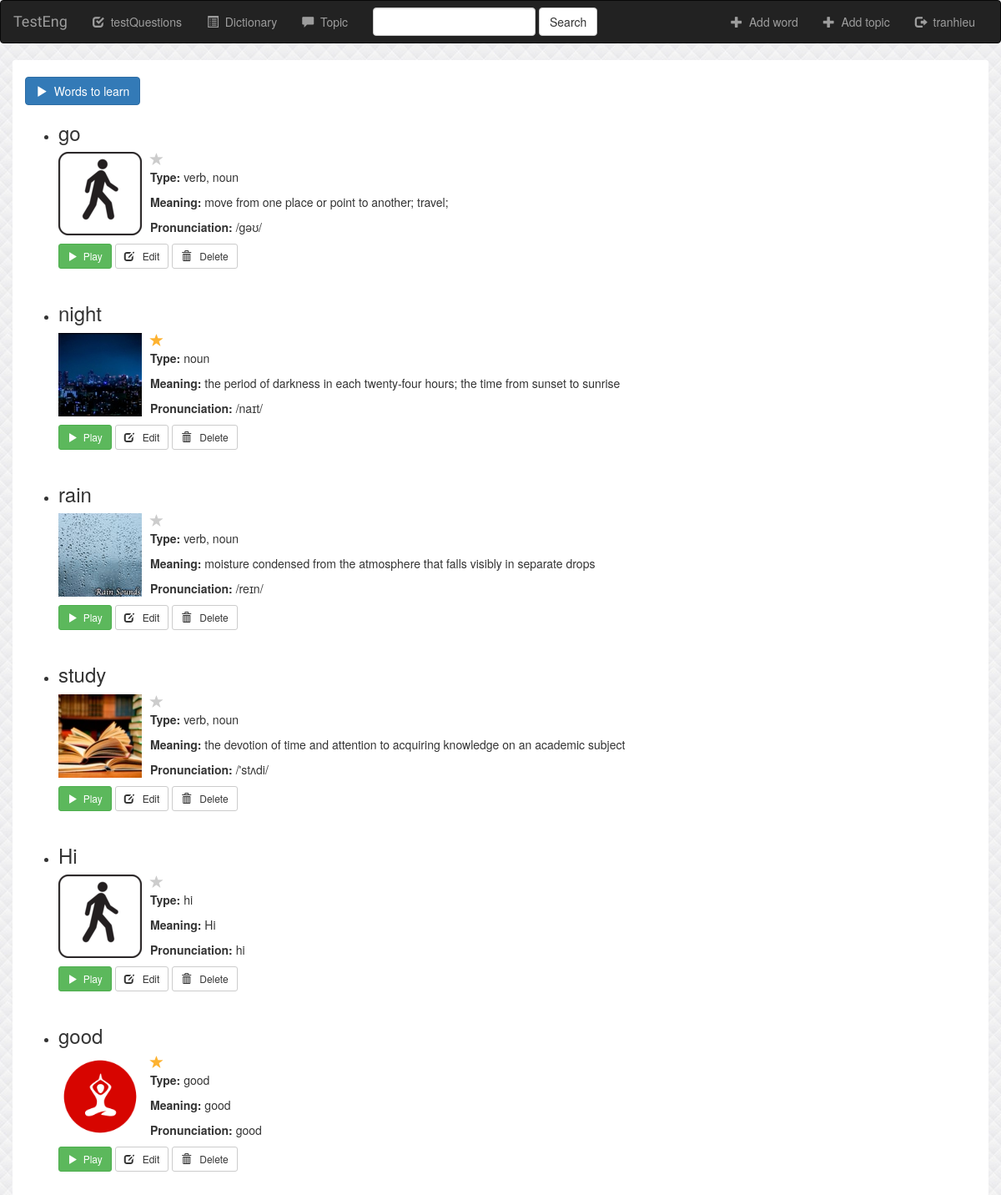
Page /testEng/dictionary/ (signed in) on the committed database.
### testEng/models.py (models this page shows, shortened)
class word(models.Model):
    user = models.ForeignKey(User, default=1)
    name = models.CharField(max_length = 1000)
    meaning = models.CharField(max_length = 1000)
    pronunc = models.CharField(max_length = 1000)
    image = models.FileField()
    audio = models.FileField(default='')
    type = models.CharField(max_length = 1000)
    tolearn = models.BooleanField(default=False)

### testEng/views.py (the view)
# urls.py: url(r'^dictionary/(?P<pk>[0-9]+)/updateword/$', views.WordUpdate.as_view(), name='word-update'),
def dictionary(request):
    if not request.user.is_authenticated():
        return render(request, 'testEng/login.html')
    else:
        all_words = word.objects.filter(user=request.user)
        return render(request, 'testEng/dictionary.html', {'all_words' : all_words, 'username' : request.user})

### testEng/templates/testEng/dictionary.html (shortened to what this page needs)
{% extends 'testEng/base.html' %}
{% block body %}
<div class="container">
<form action="{% url 'testEng:dictionaryTolearn' %}" method="post">
    <button type="submit" class="btn btn-primary">
        <span class="glyphicon glyphicon-play"></span>&nbsp; Words to learn
    </button>
</form>
<form action="#" method="#">
        <ul>
            {% for curWord in all_words %}
                <li>
                    <h3>{{curWord.name}}</h3>
                    <a href="{% url 'testEng:tolearn' curWord.id %}" class="btn-tolearn">
                        <span class="glyphicon glyphicon-star {% if curWord.tolearn %}active{% endif %}">
                        </span>
                    </a>
                    <a href="#">
                        <img src="{{ curWord.image.url }}" class="img-responsive" style="width: 100px; float: left; margin-right: 10px;">
                    </a>
                    <p> <strong> Type:  </strong> {{ curWord.type}}</p>
                    <p> <strong> Meaning:  </strong> {{ curWord.meaning}}</p>
                    <p><strong> Pronunciation: </strong> {{ curWord.pronunc}}</p>
                    <a target="_blank" href="{{ curWord.audio.url }}">
                        <button type="button" class="btn btn-success btn-sm">
                            <span class="glyphicon glyphicon-play"></span>&nbsp; Play
                        </button>
                    </a>
                    <a href="{% url 'testEng:word-update' curWord.id %}">
                      <button type="button" class="btn btn-default btn-sm">
                          <span class="glyphicon glyphicon-edit"></span> &nbsp; Edit
                      </button>
                     </a>
                    <form action="{% url 'testEng:word-delete' curWord.id %}" method="post" style="display: inline">
                        <button type="submit" class="btn btn-default btn-sm">
                            <span class="glyphicon glyphicon-trash"></span> &nbsp; Delete
                        </button>
                    </form>
                </li>
                <br/>
            {% endfor %}
        </ul>
</form>
</div>
{% endblock %}

### testEng/templates/testEng/base.html (shortened to what this page needs)
<!DOCTYPE html>
<html lang="en">
<head>
    {% load staticfiles %}
    <link rel="stylesheet" type="text/css" href="{% static 'testEng/style.css' %}"/>
    <link rel="stylesheet" href="https://maxcdn.bootstrapcdn.com/bootstrap/3.3.6/css/bootstrap.min.css">
</head>
<body>
    <nav class="navbar navbar-inverse">
    <div class="container-fluid">
        <div class="navbar-header">
            <a class="navbar-brand changeFont" href="{% url 'testEng:index' %}">
                TestEng
            </a>
        </div>
        <div class="collapse navbar-collapse" id="topNavBar">
            <ul class="nav navbar-nav">
                <li class="">
                    <a href="{% url 'testEng:index' %}">
                        <span class="glyphicon glyphicon-check" aria-hidden="true"></span>&nbsp;
                        testQuestions
                    </a>
                </li>
                <li class="">
                    <a href="{% url 'testEng:dictionary' %}">
                        <span class="glyphicon glyphicon-list-alt" aria-hidden="true"></span>&nbsp;
                        Dictionary
                    </a>
                </li>
                <li class="">
                    <a href="{% url 'testEng:topic' %}">
                        <span class="glyphicon glyphicon-comment" aria-hidden="true"></span>&nbsp;
                        Topic
                    </a>
                </li>
            </ul>
            <form class="navbar-form navbar-left" role="search" method="get" action="#">
                <div class="form-group">
                    <input type="text" class="form-control" name="q" value="">
                </div>
                <button type="submit" class="btn btn-default">Search</button>
            </form>
            <ul class="nav navbar-nav navbar-right">
                <li class="">
                    <a href="{% url 'testEng:createword' %}">
                        <span class="glyphicon glyphicon-plus" aria-hidden="true"></span>&nbsp;
                        Add word
                    </a>
                </li>
                <li class="">
                    <a href="{% url 'testEng:createtopic' %}">
                        <span class="glyphicon glyphicon-plus" aria-hidden="true"></span>&nbsp;
                        Add topic
                    </a>
                </li>
                <li class="">
                    <a href="{% url 'testEng:logout_user' %}">
                        <span class="glyphicon glyphicon-log-out" aria-hidden="true"></span>&nbsp;
                        {% if username %}
                            {{ username }}
                        {% endif %}
                    </a>
                </li>
            </ul>
        </div>
    </div>
</nav>
{% block body %}
{% endblock %}
</body>
</html>

### testEng/static/testEng/style.css (style rules this page uses)
body { background: white url("images/background2.jpg"); }
.container { background: white; border-radius:3px; padding:20px 50px; }
.navbar { border-radius: 0; }
.navbar-brand { font-family: 'Satisfy', cursive; }
.glyphicon-star { color: #CCCCCC; font-size: 16px; }
.glyphicon-star.active { color: #FDB230; }

### rows in the picture
word: name "go", tolearn False (drawn), image (picture), type "verb, noun", meaning "move from one place or point to another; travel;", pronunc "/gəʊ/"
word: name "night", tolearn True (drawn), image (picture), type "noun", meaning "the period of darkness in each twenty-four hours; the time from sunset to sunrise", pronunc "/naɪt/"
word: name "rain", tolearn False (drawn), image (picture), type "verb, noun", meaning "moisture condensed from the atmosphere that falls visibly in separate drops", pronunc "/reɪn/"
word: name "study", tolearn False (drawn), image (picture), type "verb, noun", meaning "the devotion of time and attention to acquiring knowledge on an academic subject", pronunc "/'stʌdi/"
word: name "Hi", tolearn False (drawn), image (picture), type "hi", meaning "Hi", pronunc "hi"
word: name "good", tolearn True (drawn), image (picture), type "good", meaning "good", pronunc "good"

### other values in the picture
{{ username }} "tranhieu"
